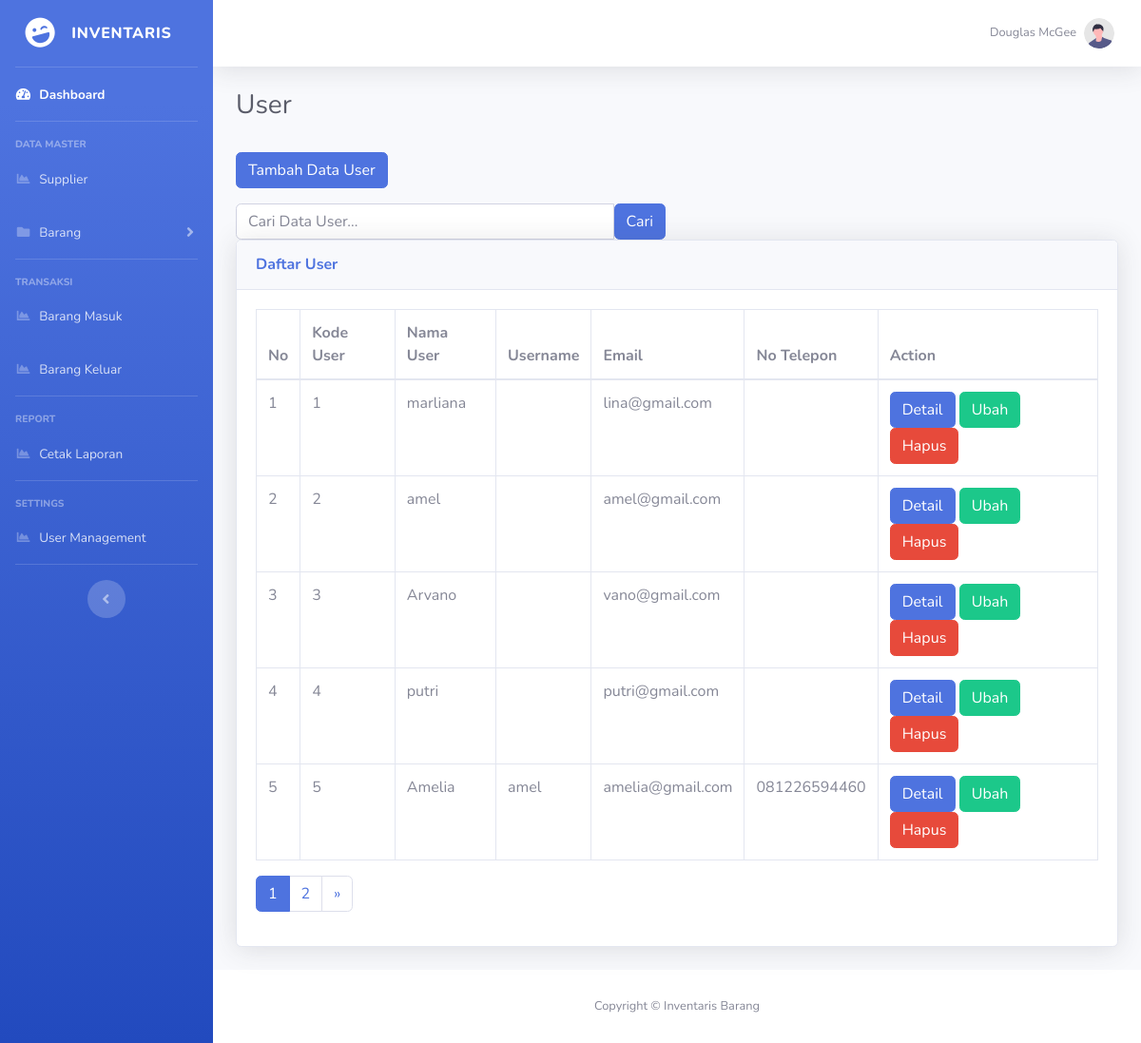
The app's page /index.php/user with its own data.
### tables this page shows
CREATE TABLE `user` (
  `id_user` int(11) NOT NULL,
  `nama` varchar(50) NOT NULL,
  `username` varchar(50) NOT NULL,
  `email` varchar(100) NOT NULL,
  `no_telp` varchar(15) NOT NULL,
  `role` int(11) NOT NULL,
  `password` varchar(255) NOT NULL,
  `created_at` int(11) NOT NULL,
  `foto` text NOT NULL,
  `is_active` tinyint(1) NOT NULL
);

### index.php (called while the page is built, shortened)
<?php
require_once BASEPATH.'core/CodeIgniter.php';

### application/config/config.php (called while the page is built, shortened)
<?php
$config['base_url'] = 'http://localhost/inventaris/';
$config['index_page'] = '';
$config['uri_protocol']	= 'REQUEST_URI';
$config['url_suffix'] = '';
$config['language']	= 'english';
$config['charset'] = 'UTF-8';
$config['enable_hooks'] = FALSE;
$config['subclass_prefix'] = 'MY_';
$config['composer_autoload'] = FALSE;
$config['permitted_uri_chars'] = 'a-z 0-9~%.:_\-';
$config['enable_query_strings'] = FALSE;
$config['controller_trigger'] = 'c';
$config['function_trigger'] = 'm';
$config['directory_trigger'] = 'd';
$config['allow_get_array'] = TRUE;
$config['log_threshold'] = 0;
$config['log_path'] = '';
$config['log_file_extension'] = '';
$config['log_file_permissions'] = 0644;
$config['log_date_format'] = 'Y-m-d H:i:s';
$config['error_views_path'] = '';
$config['cache_path'] = '';
$config['cache_query_string'] = FALSE;
$config['encryption_key'] = '';
$config['sess_driver'] = 'files';
$config['sess_cookie_name'] = 'ci_session';
$config['sess_expiration'] = 7200;
$config['sess_save_path'] = NULL;
$config['sess_match_ip'] = FALSE;
$config['sess_time_to_update'] = 300;
$config['sess_regenerate_destroy'] = FALSE;
$config['cookie_prefix']	= '';
$config['cookie_domain']	= '';
$config['cookie_path']		= '/';
$config['cookie_secure']	= FALSE;
$config['cookie_httponly'] 	= FALSE;
$config['standardize_newlines'] = FALSE;
$config['global_xss_filtering'] = FALSE;
$config['csrf_protection'] = FALSE;
$config['csrf_token_name'] = 'csrf_test_name';
$config['csrf_cookie_name'] = 'csrf_cookie_name';
$config['csrf_expire'] = 7200;
$config['csrf_regenerate'] = TRUE;
$config['csrf_exclude_uris'] = array();
$config['compress_output'] = FALSE;
$config['time_reference'] = 'local';
$config['rewrite_short_tags'] = FALSE;
$config['proxy_ips'] = '';

### application/models/User_model.php (called while the page is built, shortened)
<?php
class User_model extends CI_Model
{
    public function getUser($limit, $start){
        return $this->db->get('user', $limit, $start)->result_array();
    }
    public function countAllUser(){
        return $this->db->get('user')->num_rows();
    }
}

### application/views/user/index.php (the view, shortened to what this page needs)
               <div class="container-fluid">
                   <h1 class="h3 mb-2 text-gray-800">User</h1>
 <br>
 <div class="row-mt-2">
   <div class="colmd-4">
     <a href="http://localhost/inventaris/User/tambah/" class="btn btn-primary">Tambah Data User</a>
   </div>
</div>
 <div class="row mt-3">
   <div class="col-md-6">
     <form action="" method="post">
       <div class="input-group">
         <input type="text" class="form-control" placeholder="Cari Data User..." name="keyword">
         <button class="btn btn-primary" type="submit">Cari</button>
       </div>
     </form>
   </div>
 </div>
                   <div class="card shadow mb-4">
                       <div class="card-header py-3">
                           <h6 class="m-0 font-weight-bold text-primary">Daftar User</h6>
                       </div>
                       <div class="card-body">
                           <div class="table-responsive">
                               <table class="table table-bordered" id="dataTable" width="100%" cellspacing="0">
                                   <thead>
                                       <tr>
                                         <th scope="col">No</th>
                                         <th scope="col">Kode User</th>
                                         <th scope="col">Nama User</th>
                                         <th scope="col">Username</th>
                                         <th scope="col">Email</th>
                                         <th scope="col">No Telepon</th>
                                         <th scope="col">Action</th>
                                       </tr>
                                   </thead>
                                   <tbody>
                                       <tr>
                                         <?php foreach ($user as $usr) : ?>
                                           <td><?= ++$start ?></td>
                                               <td><?= $usr['id_user']; ?></td>
                                               <td><?= $usr['nama']; ?></td>
                                               <td><?= $usr['username']; ?></td>
                                               <td><?= $usr['email']; ?></td>
                                               <td><?= $usr['no_telp']; ?></td>
                                               <td> <a href="http://localhost/inventaris/User/detail/<?= $usr['id_user']; ?>" class="btn btn-primary">Detail</a>
                                                    <a href="http://localhost/inventaris/User/ubah/<?= $usr['id_user']; ?>" class="btn btn-success">Ubah</a>
                                                    <a href="http://localhost/inventaris/User/hapus/<?= $usr['id_user']; ?>" class="btn btn-danger" onclick="return confirm ('Apakah Yakin Akan Dihapus?')">Hapus</a></td>
                                           </tr>
                                         <?php endforeach ?>
                                   </tbody>
                               </table>
                               <?= $this->pagination->create_links(); ?>
                           </div>
                       </div>
                   </div>
               </div>
           </div>

### application/controllers/User.php (shortened to what this page needs)
<?php
class User extends CI_Controller
{
    public function __construct()
    {
        $this->load->model('User_model');
        $this->load->library('form_validation');
    }
    public function index()
    {
        $data['user'] = "Daftar User";
        $this->load->library('pagination');
        $config['base_url'] = 'http://localhost/inventaris/User/index';
        $config['total_rows'] = $this->User_model->countAllUser();
        $config['per_page']  = 5;
        $config['full_tag_open'] = '<nav><ul class="pagination">';
        $config['full_tag_close'] = '</ul></nav>';
        $config['next_tag_open'] = '<li class="page-item">';
        $config['next_tag_close'] = '</li>';
        $config['cur_tag_open'] = '<li class="page-item active"><a class="page-link" href="#">';
        $config['cur_tag_close'] = '</a></li>';
        $config['num_tag_open'] = '<li class="page-item">';
        $config['num_tag_close'] = '</li>';
        $data['start']=$this->uri->segment(3);
        $data['user'] = $this->User_model->getUser($config['per_page'], $data['start']);
        $this->load->view('templates/header', $data);
        $this->load->view('templates/sidebar');
        $this->load->view('templates/topbar');
        $this->load->view('user/index');
        $this->load->view('templates/footer');
    }
}

### application/views/templates/header.php (shortened to what this page needs)
<!DOCTYPE html>
<html lang="en">
<head>
  <link href="http://localhost/inventaris/assets/vendor/fontawesome-free/css/all.min.css" rel="stylesheet" type="text/css">
  <link href="http://localhost/inventaris/assets/css/sb-admin-2.min.css" rel="stylesheet">
</head>
<body id="page-top">
  <div id="wrapper">

### application/views/templates/sidebar.php (shortened to what this page needs)
<ul class="navbar-nav bg-gradient-primary sidebar sidebar-dark accordion" id="accordionSidebar">
    <a class="sidebar-brand d-flex align-items-center justify-content-center" href="index.html">
        <div class="sidebar-brand-icon rotate-n-15">
            <i class="fas fa-laugh-wink"></i>
        </div>
        <div class="sidebar-brand-text mx-3">INVENTARIS</div>
    </a>
    <hr class="sidebar-divider my-0">
    <li class="nav-item active">
        <a class="nav-link" href="http://localhost/inventaris/homepage">
            <i class="fas fa-fw fa-tachometer-alt"></i>
            <span>Dashboard</span></a>
    </li>
    <hr class="sidebar-divider">
    <div class="sidebar-heading">
        Data Master
    </div>
    <li class="nav-item">
        <a class="nav-link" href="http://localhost/inventaris/Supplier/">
            <i class="fas fa-fw fa-chart-area"></i>
            <span>Supplier</span></a>
    </li>
    <li class="nav-item">
        <a class="nav-link collapsed" href="#" data-toggle="collapse" data-target="#collapsePages" aria-expanded="true" aria-controls="collapsePages">
            <i class="fas fa-fw fa-folder"></i>
            <span>Barang</span>
        </a>
    </li>
    <hr class="sidebar-divider">
    <div class="sidebar-heading">
        Transaksi
    </div>
     <li class="nav-item">
        <a class="nav-link" href="http://localhost/inventaris/barangmasuk">
            <i class="fas fa-fw fa-chart-area"></i>
            <span>Barang Masuk</span></a>
    </li>
     <li class="nav-item">
        <a class="nav-link" href="http://localhost/inventaris/barangkeluar">
            <i class="fas fa-fw fa-chart-area"></i>
            <span>Barang Keluar</span></a>
    </li>
    <hr class="sidebar-divider">
    <div class="sidebar-heading">
        Report
    </div>
     <li class="nav-item">
        <a class="nav-link" href="">
            <i class="fas fa-fw fa-chart-area"></i>
            <span>Cetak Laporan</span></a>
    </li>
    <hr class="sidebar-divider">
    <div class="sidebar-heading">
        Settings
    </div>
     <li class="nav-item">
        <a class="nav-link" href="http://localhost/inventaris/User">
            <i class="fas fa-fw fa-chart-area"></i>
            <span>User Management</span></a>
    </li>
    <hr class="sidebar-divider d-none d-md-block">
    <div class="text-center d-none d-md-inline">
        <button class="rounded-circle border-0" id="sidebarToggle"></button>
    </div>
</ul>

### application/views/templates/topbar.php (shortened to what this page needs)
<div id="content-wrapper" class="d-flex flex-column">
    <div id="content">
        <nav class="navbar navbar-expand navbar-light bg-white topbar mb-4 static-top shadow">
            <ul class="navbar-nav ml-auto">
                <li class="nav-item dropdown no-arrow d-sm-none">
                <li class="nav-item dropdown no-arrow">
                    <a class="nav-link dropdown-toggle" href="#" id="userDropdown" role="button" data-toggle="dropdown" aria-haspopup="true" aria-expanded="false">
                        <span class="mr-2 d-none d-lg-inline text-gray-600 small">Douglas McGee</span>
                        <img class="img-profile rounded-circle" src="img/undraw_profile.svg">
                    </a>
                </li>
            </ul>
        </nav>

### application/views/templates/footer.php (shortened to what this page needs)
<footer class="sticky-footer bg-white">
  <div class="container my-auto">
    <div class="copyright text-center my-auto">
      <span>Copyright &copy; Inventaris Barang</span>
    </div>
  </div>
</footer>
</div>
</div>
</body>
</html>

### records on screen
user: id_user "1", nama "marliana", email "lina@gmail.com"
user: id_user "2", nama "amel", email "amel@gmail.com"
user: id_user "3", nama "Arvano", email "vano@gmail.com"
user: id_user "4", nama "putri", email "putri@gmail.com"
user: id_user "5", nama "Amelia", username "amel", email "amelia@gmail.com", no_telp "081226594460"

### other values on screen
$this->pagination->create_links() "1 2 »"
